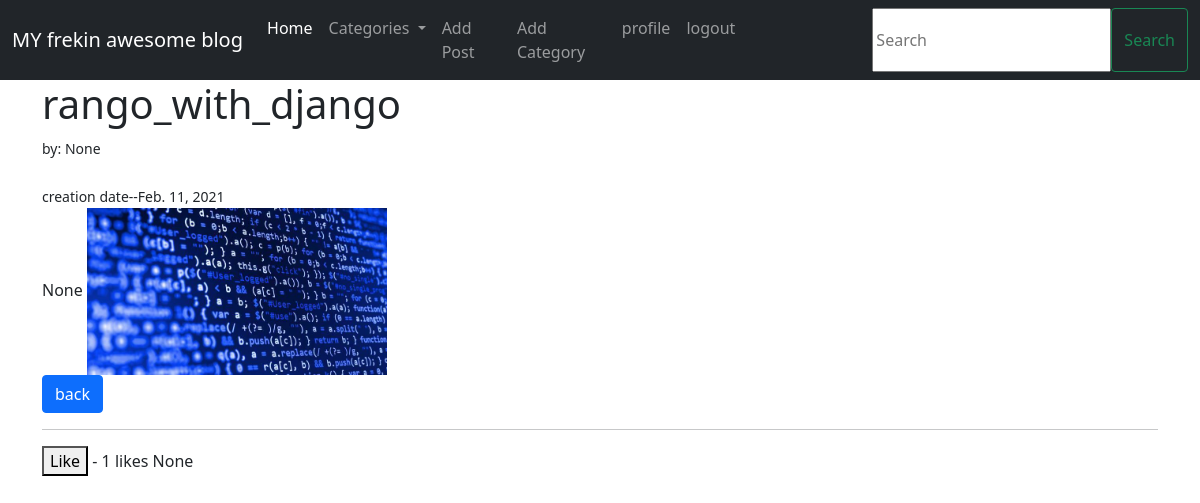
/article/15/ (signed in), run on the app's committed database.
### app/models.py (models this page shows, shortened)
class Post(models.Model):
	title=models.CharField(max_length=255,null=True,blank=True)
	title_tag=models.CharField(max_length=255,default="")
	author=models.ForeignKey(MyUser,on_delete=models.CASCADE,null=True,blank=True)
	bio=models.TextField(null=True,blank=True)
	body=RichTextField(blank=True,null=True)
	post_date=models.DateField(auto_now_add=True)
	category=models.CharField(max_length=255,default='uncategorized')
	likes=models.ManyToManyField(MyUser,related_name='blog_post')
	header_image=models.ImageField(null=True, blank=True, upload_to="images/")

class MyUser(AbstractBaseUser):
	email=models.EmailField(verbose_name='email_address',max_length=255,unique=True)
	first_name=models.CharField(max_length=100,default="none")
	last_name=models.CharField(max_length=100,default="none")
	is_active=models.BooleanField(default=True)
	is_admin=models.BooleanField(default=False)
	objects=MyUserManager()
	USERNAME_FIELD='email'

class UserProfile(models.Model):
	user=models.OneToOneField(MyUser,on_delete=models.CASCADE,null=True,blank=True)
	bio=models.TextField(null=True,blank=True)
	profile_image=models.ImageField(null=True, blank=True, upload_to="images/")

### app/views.py (the view)
# urls.py: path('article/<int:pk>/',ArticleDetailView,name='ac'),
def ArticleDetailView(request,pk):
	object=Post.objects.get(id=pk)
	liked=False
	context={}
	context['post']=object
	total_likes=len(object.likes.all())
	cat_menu=Category.objects.all()
	context["cat_menu"]=cat_menu
	context["total_likes"]=total_likes
	return render(request,'app/article_details.html',context)

### app/models.py (called while the page is built)
	def __str__(self):
		return self.name

### templates/app/article_details.html (shortened to what this page needs)
{%extends 'app/base.html'%}
{% block content %}
<h1>{{post.title}}</h1>
<small> by: {{post.author}}<br/>
	{{post.title_tag}}</br> creation date--{{post.post_date}}
</small></br>
{{ post.body|safe }}
{% if post.header_image %}
<img src="{{post.header_image.url}}
" style="max-width: 300px;">
{%endif%}
<a href="{% url 'home' %}" class="btn btn-primary"> back</a>
<br/>
<hr/>
<form action="{% url 'like_post' post.pk %}" method="POST">
	{% if liked %}
		<button type="submit" name="post_id" value="{{post.id}}" class="btn-btn-danger">unLike</button>
		{%else%}
	<button type="submit" name="post_id" value="{{post.id}}" class="btn-btn-primary">Like</button> -
{%endif%}
	 {{ total_likes }} likes
{{user.userprofile.bio}}
</form>
{%endblock%}

### data on the page
Post: title "rango_with_django", author "None", post_date "Feb. 11, 2021", body "None", header_image (picture)
MyUser: userprofile.bio "None"

### other printed values
{{ total_likes }} "1"
